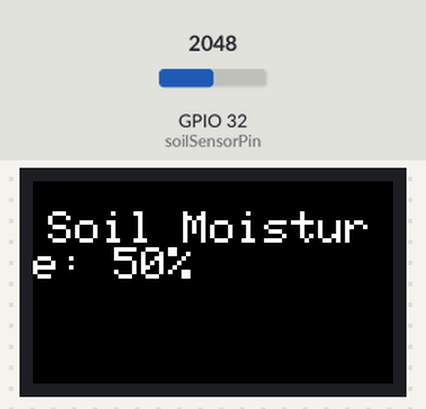
This sketch was run on a simulated ESP32. Shown: 240×135 colour display. The inputs (shaded band) are chosen by the test bench; at power-on: GPIO 32 (soilSensorPin) = 2048.

Above: at 1.3 s.
1.4 s: GPIO 32 (soilSensorPin) set to 2144
At 3.3 s:
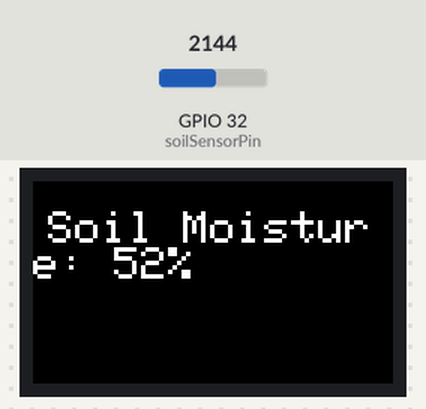
3.7 s: GPIO 32 (soilSensorPin) set to 2047
At 5.0 s:
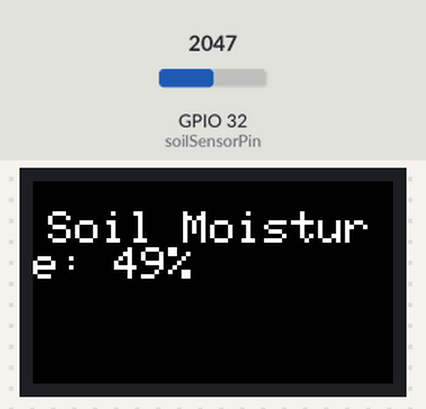
5.8 s: GPIO 32 (soilSensorPin) set to 1228
At 6.7 s:
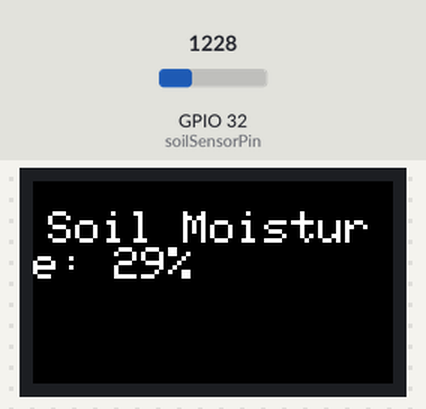
Timing chart, 0 to 8.8 s (numbered marks = the images above; inputs shaded):
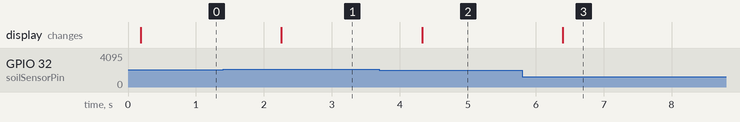

The sketch:

m5sticks-code-to-display-soil-moisture.ino
```cpp
#include <M5StickCPlus.h>

const int soilSensorPin = 32; // Pin connected to the soil moisture sensor

void setup() {
  M5.begin();
  M5.Lcd.setRotation(3);
}

void loop() {
  // Read the soil moisture value
  int soilMoisture = analogRead(soilSensorPin);

  // Map the sensor reading to a moisture percentage
  int moisturePercentage = map(soilMoisture, 0, 4095, 0, 100);

  // Display the moisture percentage on the screen
  M5.Lcd.fillScreen(BLACK);
  M5.Lcd.setTextColor(WHITE);
  M5.Lcd.setTextSize(3);
  M5.Lcd.setCursor(10, 20);
  M5.Lcd.printf("Soil Moisture: %d%%", moisturePercentage);

  delay(1000); // Delay for 1 second before the next reading
}
```

Measured:
- the behaviour switches between 2088 and 2089 on GPIO 32 (soilSensorPin) (found by bisection; images 0 and 1)
- after the input at 1.4 s, the display: changes after 0.86 s (image 1)
- after the input at 3.7 s, the display: changes after 0.63 s (image 2)
- after the input at 5.8 s, the display: changes after 0.60 s (image 3)
